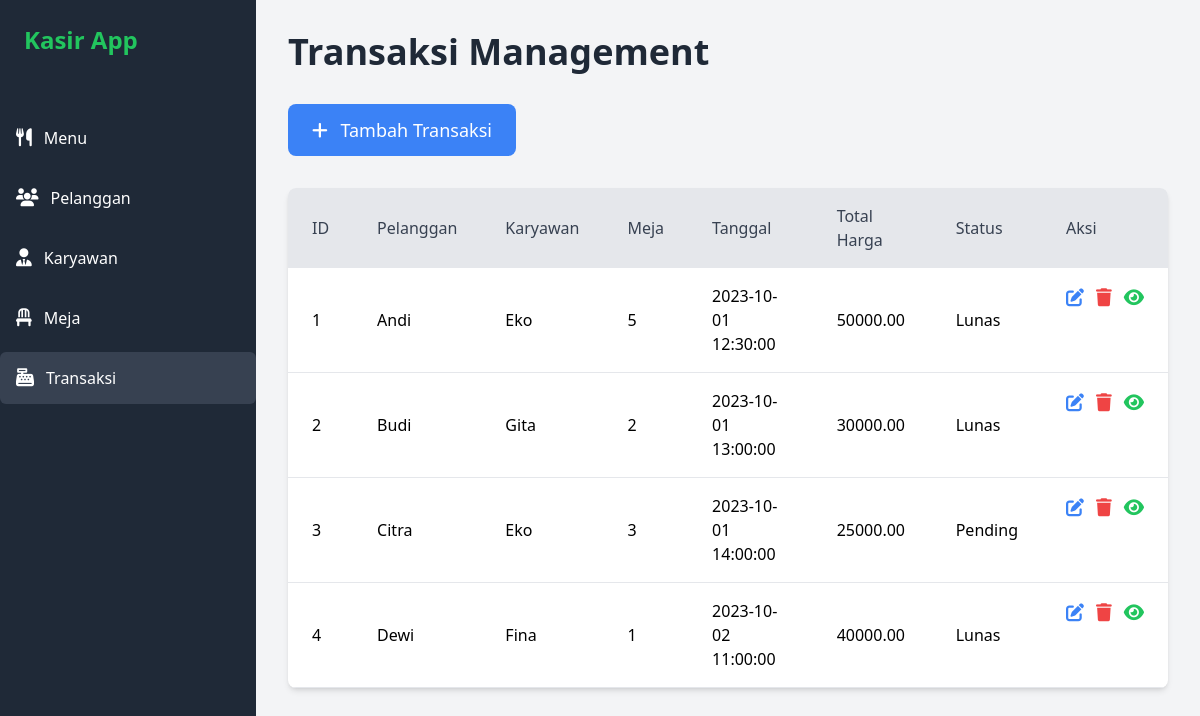
The page /transaksi/transaksi.php on the database its author committed.
### tables this page shows
CREATE TABLE transaksi (
    id_transaksi INT AUTO_INCREMENT PRIMARY KEY,
    id_pelanggan INT,
    id_karyawan INT,
    id_meja INT,
    tanggal DATETIME NOT NULL,
    total_harga DECIMAL(10,2) NOT NULL,
    diskon DECIMAL(10,2) DEFAULT 0,
    total_bayar DECIMAL(10,2) NOT NULL,
    metode_pembayaran ENUM('Cash', 'Debit', 'QRIS', 'Transfer') NOT NULL,
    status ENUM('Lunas', 'Pending') NOT NULL DEFAULT 'Pending',
    uang_dibayar DECIMAL(10,2),  
    kembalian DECIMAL(10,2),     
    FOREIGN KEY (id_pelanggan) REFERENCES pelanggan(id_pelanggan),
    FOREIGN KEY (id_karyawan) REFERENCES karyawan(id_karyawan),
    FOREIGN KEY (id_meja) REFERENCES meja(id_meja)
);

CREATE TABLE pelanggan (
    id_pelanggan INT AUTO_INCREMENT PRIMARY KEY,
    nama_pelanggan VARCHAR(100) NOT NULL,
    no_telepon VARCHAR(15),
    alamat TEXT,
    email VARCHAR(100),
    poin_reward INT DEFAULT 0
);

CREATE TABLE karyawan (
    id_karyawan INT AUTO_INCREMENT PRIMARY KEY,
    nama_karyawan VARCHAR(100) NOT NULL,
    no_telepon VARCHAR(15),
    email VARCHAR(100),
    jabatan ENUM('Kasir', 'Chef', 'Waiter', 'Manager') NOT NULL,
    gaji DECIMAL(10,2) NOT NULL,
    tanggal_masuk DATE NOT NULL
);

CREATE TABLE meja (
    id_meja INT AUTO_INCREMENT PRIMARY KEY,
    nomor_meja INT NOT NULL,
    kapasitas INT NOT NULL,
    status ENUM('Kosong', 'Terisi') NOT NULL DEFAULT 'Kosong'
);

### transaksi/transaksi.php (the view, shortened to what this page needs)
<?php
include '../includes/db.php';
$sql = "SELECT * FROM transaksi";
$result = $conn->query($sql);
?>
<!DOCTYPE html>
<html lang="en">
<head>
    <link rel="stylesheet" href="https://cdnjs.cloudflare.com/ajax/libs/font-awesome/6.5.1/css/all.min.css">
    <script src="https://cdn.tailwindcss.com"></script>
</head>
<body class="flex bg-gray-100 font-sans">
    <div class="w-64 bg-gray-800 text-white min-h-screen fixed top-0 left-0">
        <div class="p-6">
            <h1 class="text-2xl font-bold text-green-500">Kasir App</h1>
        </div>
        <ul class="mt-8 space-y-2">
            <li class="px-4 py-3 hover:bg-gray-700 cursor-pointer flex items-center gap-3 rounded-md">
                <i class="fas fa-utensils text-lg"></i>
                <a href="../menu/menu.php" class="block flex-grow">Menu</a>
            </li>
            <li class="px-4 py-3 hover:bg-gray-700 cursor-pointer flex items-center gap-3 rounded-md">
                <i class="fas fa-users text-lg"></i>
                <a href="../pelanggan/pelanggan.php" class="block flex-grow">Pelanggan</a>
            </li>
            <li class="px-4 py-3 hover:bg-gray-700 cursor-pointer flex items-center gap-3 rounded-md">
                <i class="fas fa-user-tie text-lg"></i>
                <a href="../karyawan/karyawan.php" class="block flex-grow">Karyawan</a>
            </li>
            <li class="px-4 py-3 hover:bg-gray-700 cursor-pointer flex items-center gap-3 rounded-md">
                <i class="fas fa-chair text-lg"></i>
                <a href="../meja/meja.php" class="block flex-grow">Meja</a>
            </li>
            <li class="px-4 py-3 hover:bg-gray-700 cursor-pointer flex items-center gap-3 bg-gray-700 rounded-md">
                <i class="fas fa-cash-register text-lg"></i>
                <a href="../transaksi/transaksi.php" class="block flex-grow">Transaksi</a>
            </li>
        </ul>
    </div>
    <div class="ml-64 p-8">
        <h1 class="text-4xl font-bold text-gray-800 mb-8">Transaksi Management</h1>
        <a href="create.php"
            class="bg-blue-500 text-white px-6 py-3 rounded-lg hover:bg-blue-600 transition duration-300 text-lg inline-block mb-8">
            <i class="fas fa-plus mr-2"></i>
            <span>Tambah Transaksi</span>
        </a>
        <div class="bg-white shadow-md rounded-lg overflow-x-auto">
            <table class="w-full text-left border-collapse max-w-screen-xl mx-auto">
                <thead class="bg-gray-200">
                    <tr>
                        <th class="px-6 py-4 font-medium text-gray-700">ID</th>
                        <th class="px-6 py-4 font-medium text-gray-700">Pelanggan</th>
                        <th class="px-6 py-4 font-medium text-gray-700">Karyawan</th>
                        <th class="px-6 py-4 font-medium text-gray-700">Meja</th>
                        <th class="px-6 py-4 font-medium text-gray-700">Tanggal</th>
                        <th class="px-6 py-4 font-medium text-gray-700">Total Harga</th>
                        <th class="px-6 py-4 font-medium text-gray-700">Status</th>
                        <th class="px-6 py-4 font-medium text-gray-700">Aksi</th>
                    </tr>
                </thead>
                <tbody>
                    <?php while ($row = $result->fetch_assoc()): ?>
                        <tr class="border-b hover:bg-gray-50 transition duration-300">
                            <td class="px-6 py-4"><?php echo htmlspecialchars($row['id_transaksi']); ?></td>
                            <td class="px-6 py-4">
                                <?php
                                $sql_pelanggan = "SELECT nama_pelanggan FROM pelanggan WHERE id_pelanggan={$row['id_pelanggan']}";
                                $result_pelanggan = $conn->query($sql_pelanggan);
                                $pelanggan = $result_pelanggan->fetch_assoc();
                                echo $pelanggan ? htmlspecialchars($pelanggan['nama_pelanggan']) : '-';
                                ?>
                            </td>
                            <td class="px-6 py-4">
                                <?php
                                $sql_karyawan = "SELECT nama_karyawan FROM karyawan WHERE id_karyawan={$row['id_karyawan']}";
                                $result_karyawan = $conn->query($sql_karyawan);
                                $karyawan = $result_karyawan->fetch_assoc();
                                echo $karyawan ? htmlspecialchars($karyawan['nama_karyawan']) : '-';
                                ?>
                            </td>
                            <td class="px-6 py-4">
                                <?php
                                $sql_meja = "SELECT nomor_meja FROM meja WHERE id_meja={$row['id_meja']}";
                                $result_meja = $conn->query($sql_meja);
                                $meja = $result_meja->fetch_assoc();
                                echo $meja ? htmlspecialchars($meja['nomor_meja']) : '-';
                                ?>
                            </td>
                            <td class="px-6 py-4"><?php echo htmlspecialchars($row['tanggal']); ?></td>
                            <td class="px-6 py-4"><?php echo htmlspecialchars($row['total_harga']); ?></td>
                            <td class="px-6 py-4"><?php echo htmlspecialchars($row['status']); ?></td>
                            <td class="px-6 py-4 flex items-center justify-center gap-3">
                                <a href="edit.php?id=<?php echo $row['id_transaksi']; ?>"
                                    class="text-blue-500 hover:text-blue-700" title="Edit">
                                    <i class="fas fa-edit text-lg"></i>
                                </a>
                                <a href="delete.php?id=<?php echo $row['id_transaksi']; ?>"
                                    onclick="return confirm('Apakah Anda yakin ingin menghapus transaksi ini?')"
                                    class="text-red-500 hover:text-red-700" title="Hapus">
                                    <i class="fas fa-trash text-lg"></i>
                                </a>
                                <a href="detail.php?id=<?php echo $row['id_transaksi']; ?>"
                                    class="text-green-500 hover:text-green-700" title="Lihat Detail">
                                    <i class="fas fa-eye text-lg"></i>
                                </a>
                            </td>
                        </tr>
                    <?php endwhile; ?>
                </tbody>
            </table>
        </div>
    </div>
</body>
</html>

### rows shown on the page
transaksi: id_transaksi "1", id_pelanggan.nama_pelanggan "Andi", id_karyawan.nama_karyawan "Eko", id_meja.nomor_meja "5", tanggal "2023-10-01 12:30:00", total_harga "50000.00", status "Lunas"
transaksi: id_transaksi "2", id_pelanggan.nama_pelanggan "Budi", id_karyawan.nama_karyawan "Gita", id_meja.nomor_meja "2", tanggal "2023-10-01 13:00:00", total_harga "30000.00", status "Lunas"
transaksi: id_transaksi "3", id_pelanggan.nama_pelanggan "Citra", id_karyawan.nama_karyawan "Eko", id_meja.nomor_meja "3", tanggal "2023-10-01 14:00:00", total_harga "25000.00", status "Pending"
transaksi: id_transaksi "4", id_pelanggan.nama_pelanggan "Dewi", id_karyawan.nama_karyawan "Fina", id_meja.nomor_meja "1", tanggal "2023-10-02 11:00:00", total_harga "40000.00", status "Lunas"
